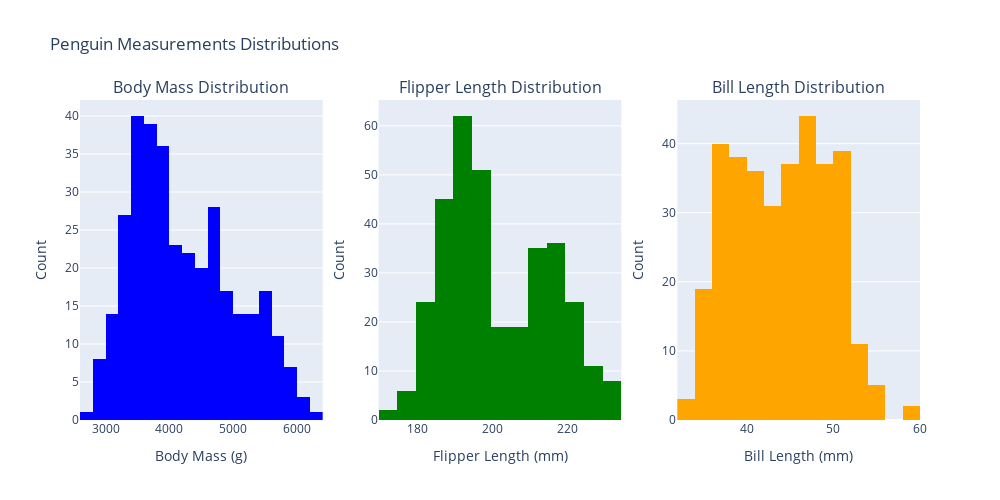

Notebook code cell kept with this figure:
### Markdown cell above
After getting my desired output of the graphs, i decided to ask the chatbot to annotate the graphs properly, and it gave me the following updated graph:

### Code cell
import plotly.express as px
from plotly.subplots import make_subplots
import plotly.graph_objects as go

# Create a subplot with 3 panels (one row, three columns)
fig = make_subplots(
    rows=1, cols=3, subplot_titles=("Body Mass Distribution", "Flipper Length Distribution", "Bill Length Distribution")
)

# Histogram for body mass
fig.add_trace(
    go.Histogram(x=penguins['body_mass_g'], name='Body Mass', marker_color='blue'),
    row=1, col=1
)

# Histogram for flipper length
fig.add_trace(
    go.Histogram(x=penguins['flipper_length_mm'], name='Flipper Length', marker_color='green'),
    row=1, col=2
)

# Histogram for bill length
fig.add_trace(
    go.Histogram(x=penguins['bill_length_mm'], name='Bill Length', marker_color='orange'),
    row=1, col=3
)

# Update layout with proper labels
fig.update_layout(
    title_text="Penguin Measurements Distributions", # Global title
    showlegend=False,  # Hides legends for simplicity
    height=500, width=1000
)

# Update axes titles
fig.update_xaxes(title_text="Body Mass (g)", row=1, col=1)
fig.update_yaxes(title_text="Count", row=1, col=1)

fig.update_xaxes(title_text="Flipper Length (mm)", row=1, col=2)
fig.update_yaxes(title_text="Count", row=1, col=2)

fig.update_xaxes(title_text="Bill Length (mm)", row=1, col=3)
fig.update_yaxes(title_text="Count", row=1, col=3)

# Show the figure
fig.show()

### Figure 1 — Plotly figure (JSON) as saved in the notebook; plotly's stock layout.template omitted (floating-point values rounded to 4 significant figures; data arrays with more than 128 entries replaced by an {"elided": "..."} marker saying what was removed)
{"data": [{"marker": {"color": "blue"}, "name": "Body Mass", "type": "histogram", "x": {"elided": "344 int values"}, "xaxis": "x", "yaxis": "y"}, {"marker": {"color": "green"}, "name": "Flipper Length", "type": "histogram", "x": {"elided": "344 int values"}, "xaxis": "x2", "yaxis": "y2"}, {"marker": {"color": "orange"}, "name": "Bill Length", "type": "histogram", "x": {"elided": "344 float values"}, "xaxis": "x3", "yaxis": "y3"}], "layout": {"annotations": [{"font": {"size": 16}, "showarrow": false, "text": "Body Mass Distribution", "x": 0.1444, "xanchor": "center", "xref": "paper", "y": 1, "yanchor": "bottom", "yref": "paper"}, {"font": {"size": 16}, "showarrow": false, "text": "Flipper Length Distribution", "x": 0.5, "xanchor": "center", "xref": "paper", "y": 1, "yanchor": "bottom", "yref": "paper"}, {"font": {"size": 16}, "showarrow": false, "text": "Bill Length Distribution", "x": 0.8556, "xanchor": "center", "xref": "paper", "y": 1, "yanchor": "bottom", "yref": "paper"}], "height": 500, "showlegend": false, "title": {"text": "Penguin Measurements Distributions"}, "width": 1000, "xaxis": {"anchor": "y", "domain": [0, 0.2889], "title": {"text": "Body Mass (g)"}}, "xaxis2": {"anchor": "y2", "domain": [0.3556, 0.6444], "title": {"text": "Flipper Length (mm)"}}, "xaxis3": {"anchor": "y3", "domain": [0.7111, 1], "title": {"text": "Bill Length (mm)"}}, "yaxis": {"anchor": "x", "domain": [0, 1], "title": {"text": "Count"}}, "yaxis2": {"anchor": "x2", "domain": [0, 1], "title": {"text": "Count"}}, "yaxis3": {"anchor": "x3", "domain": [0, 1], "title": {"text": "Count"}}}}
